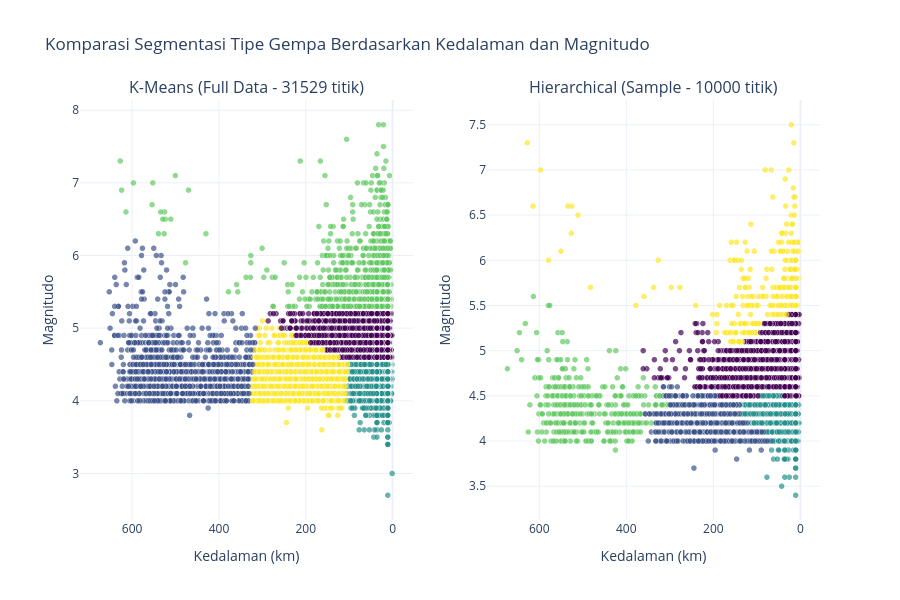

Notebook code cell kept with this figure:
### Markdown cell above
### **Komparasi Characteristic (K-Means vs Hierarchical)**

### Code cell
# =======================================================
# 2. KOMPARASI CHARACTERISTIC (K-MEANS vs HIERARCHICAL)
# Target: 5 Profil Tipe Gempa (Depth & Magnitude)
# =======================================================
OPTIMAL_K = 5
print(f"--- Hasil Komparasi Model Karakteristik (K={OPTIMAL_K}) ---")

# -------------------------------------------------------
# A. Model K-MEANS (FULL DATASET: 31.529 baris)
# -------------------------------------------------------
kmeans_char = KMeans(n_clusters=OPTIMAL_K, random_state=42, n_init=10)
labels_kmeans = kmeans_char.fit_predict(X_characteristic)

# Evaluasi Metrik K-Means
sil_kmeans = silhouette_score(X_characteristic, labels_kmeans, sample_size=5000, random_state=42)
dbi_kmeans = davies_bouldin_score(X_characteristic, labels_kmeans)
ch_kmeans = calinski_harabasz_score(X_characteristic, labels_kmeans)

print(f"[K-Means] Silhouette: {sil_kmeans:.4f} | DBI: {dbi_kmeans:.4f} | CH: {ch_kmeans:.2f}")

# -------------------------------------------------------
# B. Model HIERARCHICAL (REPRESENTATIVE SAMPLING: 10.000 baris)
# -------------------------------------------------------
print("\nMenjalankan Hierarchical pada 10.000 sampel acak (Mencegah sistem freeze)...")
np.random.seed(42)
sample_indices = np.random.choice(X_characteristic.shape[0], size=10000, replace=False)
X_char_sample = X_characteristic[sample_indices]

# Ambil data original untuk keperluan plotting nanti
df_sample = df.iloc[sample_indices].copy()

hierarchical_char = AgglomerativeClustering(n_clusters=OPTIMAL_K, metric='euclidean', linkage='ward')
labels_hierarchical = hierarchical_char.fit_predict(X_char_sample)

# Evaluasi Metrik Hierarchical
sil_hier = silhouette_score(X_char_sample, labels_hierarchical, sample_size=5000, random_state=42)
dbi_hier = davies_bouldin_score(X_char_sample, labels_hierarchical)
ch_hier = calinski_harabasz_score(X_char_sample, labels_hierarchical)

print(f"[Hierarchical] Silhouette: {sil_hier:.4f} | DBI: {dbi_hier:.4f} | CH: {ch_hier:.2f}")

# Simpan label K-Means ke DataFrame asli (karena memproses seluruh data)
df['cluster_characteristic'] = labels_kmeans


# =======================================================
# VISUALISASI PLOTLY (INTERAKTIF)
# =======================================================
fig = make_subplots(
    rows=1, cols=2, 
    subplot_titles=(
        f"K-Means (Full Data - {len(df)} titik)", 
        f"Hierarchical (Sample - {len(df_sample)} titik)"
    )
)

# Trace 1: K-Means (Kiri)
fig.add_trace(go.Scattergl(
    x=df['depth'], 
    y=df['magnitude'],
    mode='markers',
    marker=dict(
        color=labels_kmeans, 
        colorscale='Viridis', 
        opacity=0.7,
        line=dict(width=0.5, color='white')
    ),
    text=df['place'], # Menampilkan lokasi gempa saat di-hover
    hovertemplate="<b>%{text}</b><br>Kedalaman: %{x} km<br>Magnitudo: %{y}<extra></extra>",
    name='K-Means'
), row=1, col=1)

# Trace 2: Hierarchical (Kanan)
fig.add_trace(go.Scattergl(
    x=df_sample['depth'], 
    y=df_sample['magnitude'],
    mode='markers',
    marker=dict(
        color=labels_hierarchical, 
        colorscale='Viridis', 
        opacity=0.7,
        line=dict(width=0.5, color='white')
    ),
    text=df_sample['place'],
    hovertemplate="<b>%{text}</b><br>Kedalaman: %{x} km<br>Magnitudo: %{y}<extra></extra>",
    name='Hierarchical'
), row=1, col=2)

# Merapikan Layout
fig.update_layout(
    title_text="Komparasi Segmentasi Tipe Gempa Berdasarkan Kedalaman dan Magnitudo",
    height=600,
    showlegend=False,
    template='plotly_white'
)

fig.update_xaxes(title_text="Kedalaman (km)", row=1, col=1)
fig.update_yaxes(title_text="Magnitudo", row=1, col=1)
fig.update_xaxes(title_text="Kedalaman (km)", row=1, col=2)
fig.update_yaxes(title_text="Magnitudo", row=1, col=2)

# Membalik sumbu X (kedalaman) agar angka besar (lebih dalam) ada di kanan/bawah secara logis
fig.update_xaxes(autorange="reversed")

fig.show()

### Figure 1 — Plotly figure (JSON) as saved in the notebook; plotly's stock layout.template omitted (floating-point values rounded to 4 significant figures; data arrays with more than 128 entries replaced by an {"elided": "..."} marker saying what was removed)
{"data": [{"hovertemplate": "<b>%{text}</b><br>Kedalaman: %{x} km<br>Magnitudo: %{y}<extra></extra>", "marker": {"color": {"elided": "31529 int values"}, "colorscale": [[0, "#440154"], [0.1111, "#482878"], [0.2222, "#3e4989"], [0.3333, "#31688e"], [0.4444, "#26828e"], [0.5556, "#1f9e89"], [0.6667, "#35b779"], [0.7778, "#6ece58"], [0.8889, "#b5de2b"], [1, "#fde725"]], "line": {"color": "white", "width": 0.5}, "opacity": 0.7}, "mode": "markers", "name": "K-Means", "text": {"elided": "31529 str values"}, "type": "scattergl", "x": {"elided": "31529 float values"}, "xaxis": "x", "y": {"elided": "31529 float values"}, "yaxis": "y"}, {"hovertemplate": "<b>%{text}</b><br>Kedalaman: %{x} km<br>Magnitudo: %{y}<extra></extra>", "marker": {"color": {"elided": "10000 int values"}, "colorscale": [[0, "#440154"], [0.1111, "#482878"], [0.2222, "#3e4989"], [0.3333, "#31688e"], [0.4444, "#26828e"], [0.5556, "#1f9e89"], [0.6667, "#35b779"], [0.7778, "#6ece58"], [0.8889, "#b5de2b"], [1, "#fde725"]], "line": {"color": "white", "width": 0.5}, "opacity": 0.7}, "mode": "markers", "name": "Hierarchical", "text": {"elided": "10000 str values"}, "type": "scattergl", "x": {"elided": "10000 float values"}, "xaxis": "x2", "y": {"elided": "10000 float values"}, "yaxis": "y2"}], "layout": {"annotations": [{"font": {"size": 16}, "showarrow": false, "text": "K-Means (Full Data - 31529 titik)", "x": 0.225, "xanchor": "center", "xref": "paper", "y": 1, "yanchor": "bottom", "yref": "paper"}, {"font": {"size": 16}, "showarrow": false, "text": "Hierarchical (Sample - 10000 titik)", "x": 0.775, "xanchor": "center", "xref": "paper", "y": 1, "yanchor": "bottom", "yref": "paper"}], "height": 600, "showlegend": false, "title": {"text": "Komparasi Segmentasi Tipe Gempa Berdasarkan Kedalaman dan Magnitudo"}, "xaxis": {"anchor": "y", "autorange": "reversed", "domain": [0, 0.45], "title": {"text": "Kedalaman (km)"}}, "xaxis2": {"anchor": "y2", "autorange": "reversed", "domain": [0.55, 1], "title": {"text": "Kedalaman (km)"}}, "yaxis": {"anchor": "x", "domain": [0, 1], "title": {"text": "Magnitudo"}}, "yaxis2": {"anchor": "x2", "domain": [0, 1], "title": {"text": "Magnitudo"}}}}
